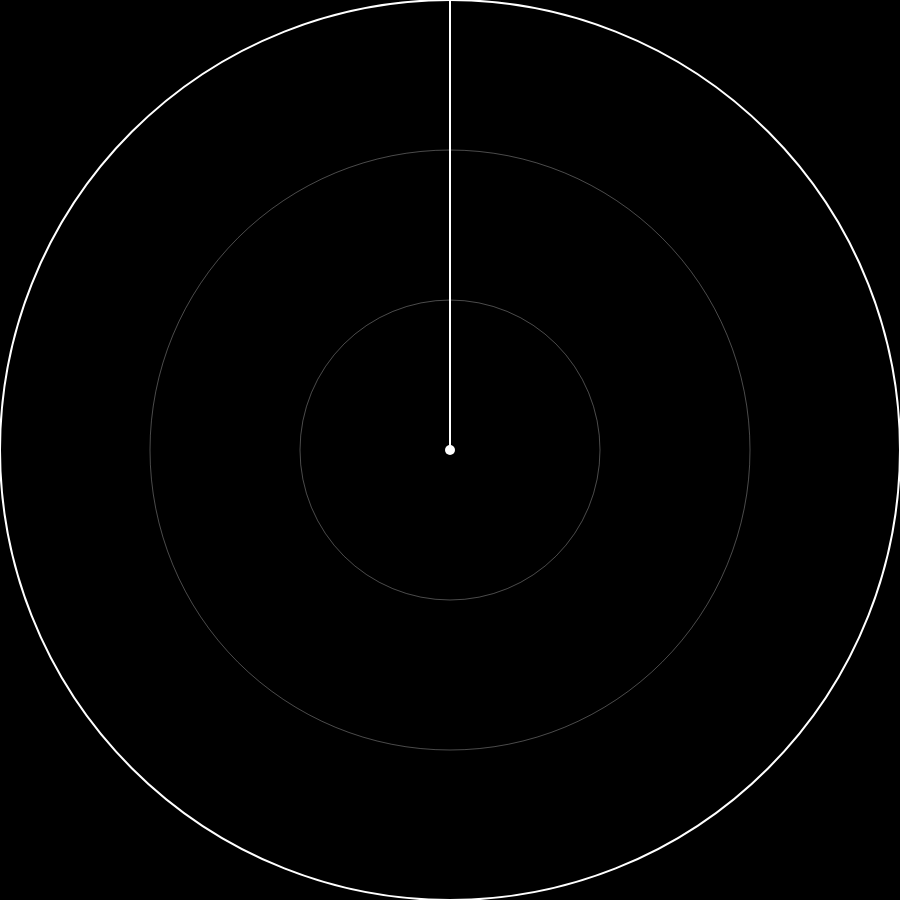
Frame 1 (no input)
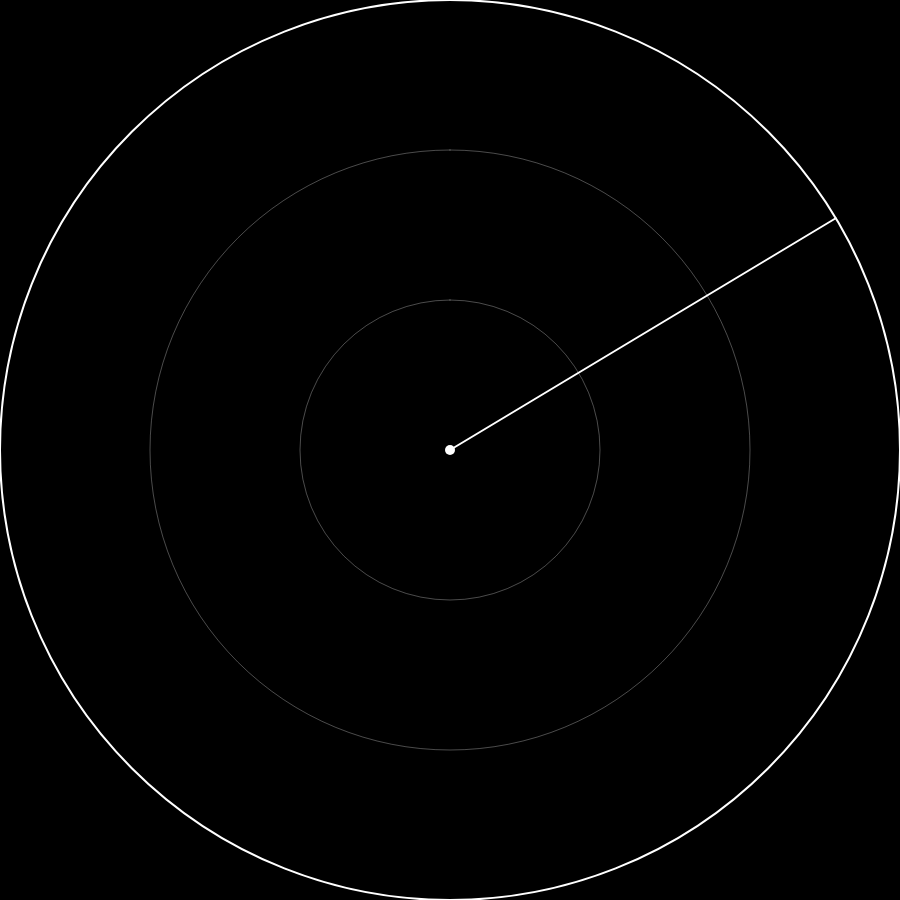
Frame 60 (no input)
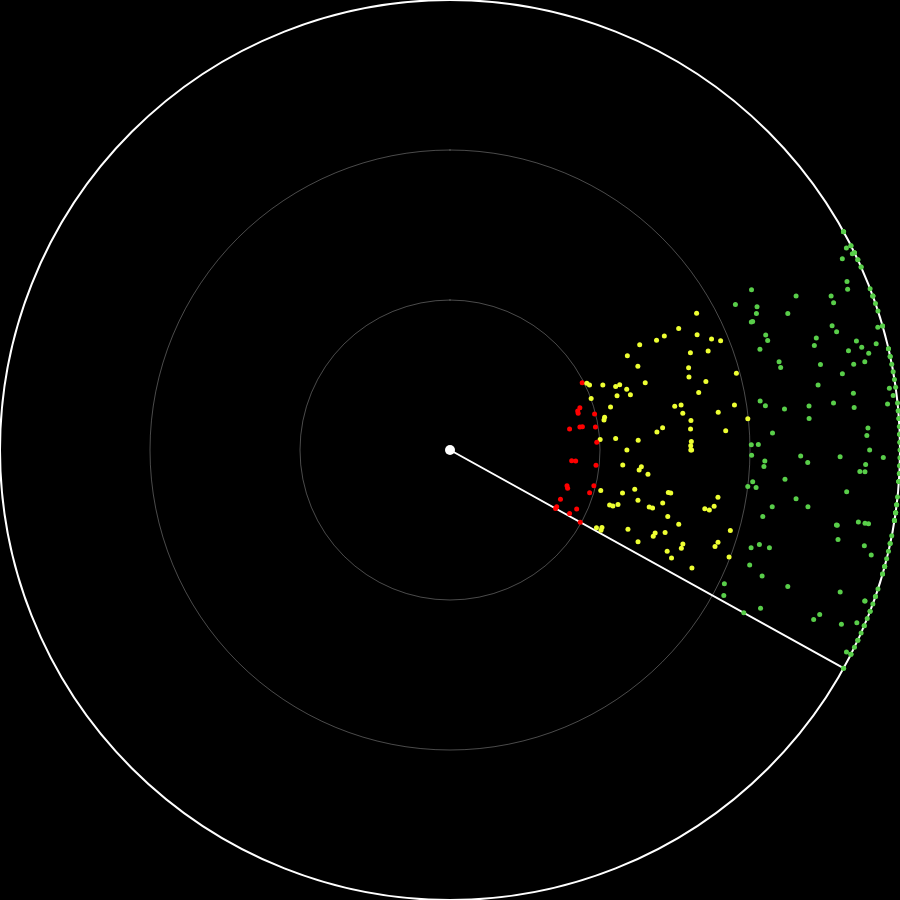
Frame 120 (the mouse pressed at the canvas centre since frame 60)

The p5.js sketch that drew these frames (run headless with seeded random() and noise() and a simulated clock; from frame 60 on, the mouse is pressed at the canvas centre):

// p5.js sketch
// ── sketch.js
let currentRotation = 0
let obstacles = []
let max = 1500

function setup() {
	createCanvas(900, 900)
	angleMode(DEGREES)
	translate(width/2, height/2)
	rotate(-90)
}

function draw() {
	// Girando il piano e traslando l'origine le coordinate non sono X, Y ma Y, X
	// Essendo una circonferenza non fa differenza in questo caso
	background(0)

	translate(width/2, height/2)
	rotate(-90)
	
	noFill()
	stroke(255)
	strokeWeight(10)
	point(0, 0)
	
	strokeWeight(0.3)
	ellipse(0, 0, width/3, height/3)
	ellipse(0, 0, width/3*2, height/3*2)
	
	strokeWeight(2)
	ellipse(0, 0, width, height)
	line(0, 0, getCoords(currentRotation, width/2).x, getCoords(currentRotation, width/2).y)

	//obstacles = getObstacles()

	for (let i = 0; i < obstacles.length; i++) {
		obstacles[i].draw()
		if (obstacles[i].check(currentRotation)) {
			obstacles.splice(i, 1)
		}
	}

	currentRotation += 1

	if (mouseIsPressed) {
		for (let j = 0; j < 5; j++) {
			obstacles.push(new Obstacle(currentRotation, random(0, width)))
		}
	}
}

function getCoords(deg, dist) {
	let x = Math.cos(deg * Math.PI/180) * dist
	let y = Math.sin(deg * Math.PI/180) * dist
	return createVector(x, y)
}

function transCoords(x, y) {
	x = x - width / 2
	y = -1 * y - height / 2
	return createVector(x, y)
}

function getObstacles() {
	
}

// ── obstacle.js
class Obstacle {
	constructor(angle, dist) {
		this.dist = constrain(map(dist, 0, max, 120, width), -width/2/3, width/2)
		this.x1 = getCoords(angle, this.dist).x
		this.y1 = getCoords(angle, this.dist).y
		this.angle = angle + 360

		//let dist2 = map(this.dist, 0, max, 70, width) + 50
		//this.x2 = getCoords(angle, dist2).x
		//this.y2 = getCoords(angle, dist2).y
	}

	draw() {
		push()
		strokeWeight(5)
		if (this.dist < width/2/3) {
			stroke(255, 0, 0) // red
		} else if (this.dist > width/2/3 && this.dist < width/2/3*2) {
			stroke(238, 255, 50) // yellow
		} else {
			stroke(89, 206, 74) // green
		}
		//line(this.x1, this.y1, this.x2, this.y2)
		point(this.x1, this.y1)
		pop()
	}

	check(rotation) {
		return this.angle <= rotation
	}
}
// ── test.js
function setup() {
	createCanvas(900, 900)
	angleMode(DEGREES)
}

function draw() {
	translate(width/2, height/2)
	rotate(-90)
	background(0)
	strokeWeight(5)
	stroke(255)
	noFill()
	ellipse(0, 0, 80, 80)
	point(0, 0)
	point(-100, -100)
}
